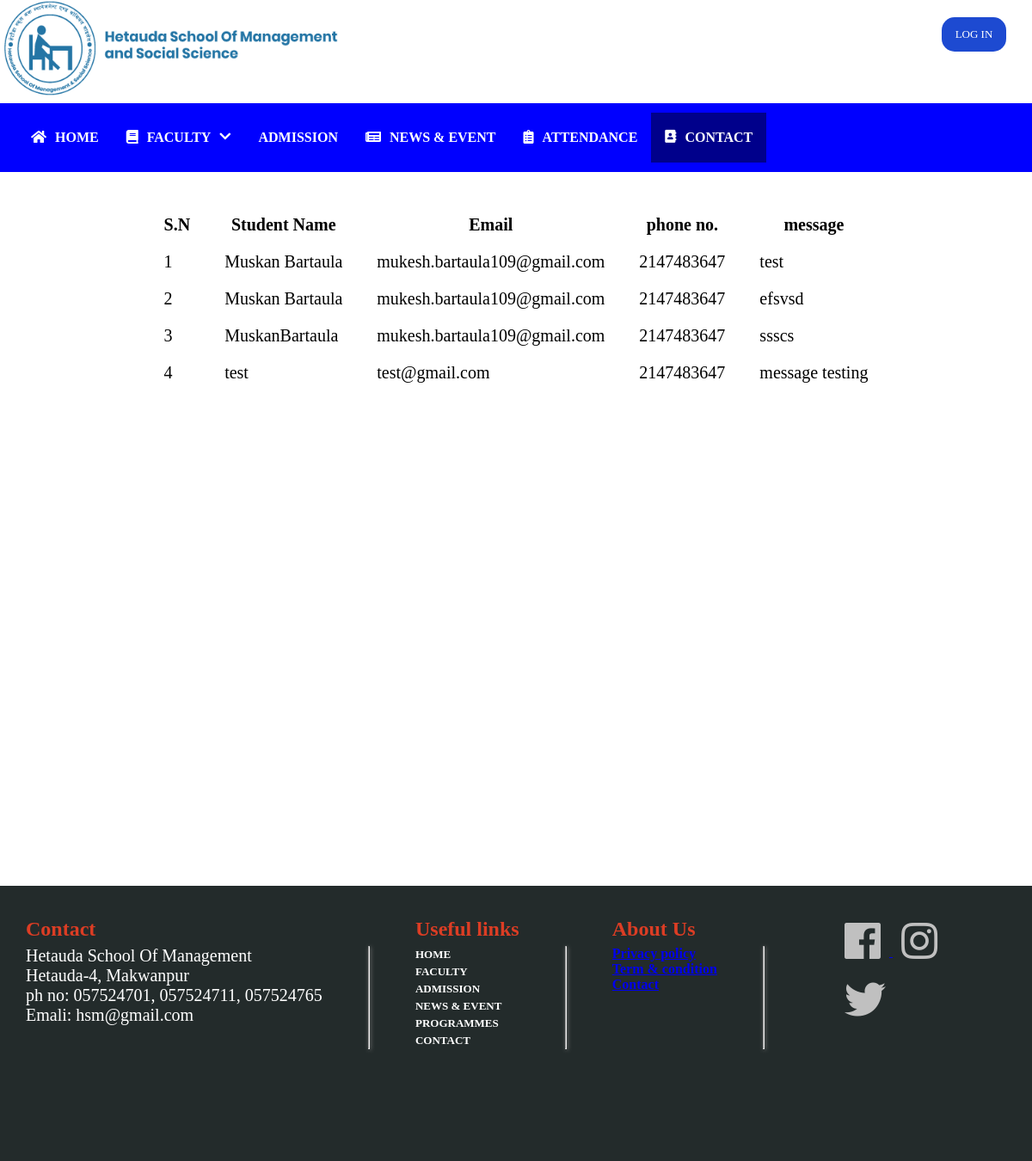
Page /user_pannel/contact_form_message.php on the committed database.
### tables this page shows
CREATE TABLE `contact` (
  `id` int(11) NOT NULL,
  `name` varchar(30) NOT NULL,
  `email` varchar(50) NOT NULL,
  `phone` int(11) NOT NULL,
  `message` text NOT NULL
);

### user_pannel/contact_form_message.php (the view, shortened to what this page needs)
<!DOCTYPE html>
<html>
<head>
    <link rel="stylesheet" type="text/css" href="./style.css">
    <link rel="stylesheet" href="https://use.fontawesome.com/releases/v5.0.7/css/all.css">
</head>
<body>
<div class="contact_container">
    <div class="headbar">
        <div class="logo">
            <a href="homepage.php"><img src="./img/logo.png"></a>
        </div>
        <?php if(isset($_SESSION['username']) == true){ ?>
            <div>
                <a href="../logout.php" class="log_out">log out</a>
            </div>
        <?php }else{ ?>
            <div class="login">
                <a href="../logIn_page.php" class="log_in">log in</a>
            </div>
        <?php } ?>
    </div>
    <div class="navbar">
        <ul>
            <li>
                <a href="homepage.php" class="nav_but">
                    <i class="fa fa-home" aria-hidden="true" class="home_icon"></i>
                    <span class="home-text"> HOME </span>
                </a>
            </li>
            <li><a href="./faculty.php" class="nav_but">
                    <span style="padding-right: 10px"><i class="fa fa-book"></i></span>
                    FACULTY
                    <span style="padding-left: 10px; font-size: 15px"><i class="fa fa-chevron-down"></i></span>
                </a>
            </li>
            <li><a href="form.php" class="nav_but">ADMISSION</a>
            </li>
            <li><a href="./news.php" class="nav_but">
                    <span style="margin-right: 10px;"> <i class="fa fa-newspaper"></i></span>
                    NEWS & EVENT
                </a>
            </li>
            <li>
                <a href="./attendenceF/attendance.php" class="nav_but">
                    <span style="margin-right: 10px;"><i class="fa fa-clipboard-list"></i> </span>ATTENDANCE
                </a>
            </li>
            <li><a href="./contact.php" class="nav_but active">
                    <span style="padding-right: 10px; font-size: 15px"><i class="fa fa-address-book"></i></span>
                    CONTACT
                </a>
            </li>
        </ul>
    </div>
    <div  class="dailyAtt_table" style="min-height: 100vh;max-height: 100%">
           <table class="atttable" style="display: flex;justify-content: center">
                <tr>
                    <th>
                        S.N
                    </th>
                    <th>
                        Student Name
                    </th>
                    <th>
                        Email
                    </th>
                    <th>
                        phone no.
                    </th>
                    <th>
                        message
                    </th>
                </tr>
                <?php
                include "db.php";
                $sql = "SELECT * FROM  contact ORDER BY name";
                $query = mysqli_query($conn, $sql);
                $i=1;
                while($result = mysqli_fetch_assoc($query)){
                    ?>
                    <tr>
                        <td>
                            <?php
                            echo $i;
                            ?>
                        </td>
                        <td>
                            <?php
                            echo $result['name'] ;
                            ?>
                        </td>
                        <td>
                            <?php
                            echo $result['email'] ;
                            ?>
                        </td>
                        <td>
                            <?php
                            echo $result['phone'] ;
                            ?>
                        </td>
                        <td>
                            <?php
                            echo $result['message'] ;
                            ?>
                        </td>
                    </tr>
                    <?php
                    $i++;
                }
                ?>
            </table>
    </div>
</div>
    <footer>
        <div id="footer">
            <div class="footer_body">
                <div class="column_1">
                    <h2>Contact</h2>
                    <ul>
                        <li>Hetauda School Of Management</li>
                        <li>Hetauda-4, Makwanpur</li>
                        <li>ph no: 057524701, 057524711, 057524765</li>
                        <li>Emali: hsm@gmail.com</li>
                    </ul>
                </div> <hr>
                <div class="column_2">
                    <h2>Useful links</h2>
                    <ul>
                        <li><a href="homepage.php"> HOME </a> </li>
                        <li><a href="#">FACULTY</a></li>
                        <li><a href="form.php">ADMISSION</a></li>
                        <li><a href="news.php">NEWS & EVENT</a></li>
                        <li><a href="#">PROGRAMMES</a></li>
                        <li><a href="contact.php" >CONTACT</a></li>
                    </ul>
                </div> <hr>
                <div class="column_3">
                    <h2>About Us</h2>
                    <ul>
                        <li> <a href="#"> Privacy policy </a></li>
                        <li><a href="#">Term & condition</a></li>
                        <li><a href="#">Contact</a></li>
                    </ul>
                </div>  <hr>
                <div class="footer_icon" style="width:20%;">
                    <a href="https://www.facebook.com/groups2HSM.forall/">
                        <i class="fab fa-facebook fa-3x" aria-hidden="true"></i>
                    </a>
                    <a href="https://www.instagram.com/hsm.edu.np/">
                        <i class="fab fa-instagram fa-3x" aria-hidden="true"></i>
                    </a>
                    <a href="#">
                        <i class="fab fa-twitter fa-3x" aria-hidden="true"></i>
                    </a>
                </div>
            </div>
        </div>
    </footer>
</body>
</html>

### user_pannel/style.css (style rules this page uses)
* { margin: 0; padding: 0; box-sizing: border-box; }
ul { list-style: none; text-decoration: none; }
* { margin: 0; padding: 0; }
.headbar { display: flex; justify-content: space-between; height: 15vh; width: 100vw; }
.logo > a > img { height: 14vh; }
.logo > a { height: 14vh; }
.log_in { padding:5px 6px; margin-left: 20px; text-align: center; text-decoration: none; margin-top: 20px; margin-right: 30px; background-color: rgb(29, 74, 209); border-radius:15px; display: flex; justify-content: center; align-items: center; font-size: 13px; width: 75px; height:5vh; }
.log_in { text-decoration: none; text-transform: uppercase; color: #fff; }
.navbar { height: 10vh; background-color: blue; display: flex; position: sticky; top: 0; z-index: 1; align-items: center; }
.navbar > ul { list-style-type: none; display: flex; flex-flow: row; padding-left: 20px; flex-wrap: wrap; }
.nav_but { display: flex; padding:20px 16px; text-decoration: none; text-align: center; color: white; }
li a { display: inline-block; font-weight: bolder; }
.navbar ul li a.active { background-color: darkblue; }
.home-text { margin-left: 10px; }
#footer { height: 40vh; width: 100%; background-color: black; display: flex; justify-content: space-between; background-color: #232B2B; position: relative; bottom: 0; left: 0; right: 0; flex-wrap: wrap; }
.footer_body { max-height: 180px; width: 100%; min-height: 10%; color: #FFFFFF; display: flex; justify-content: space-between; align-content: center; margin:30px; padding-bottom: 20px; }
.footer_body hr { margin-top: 40px; box-shadow: 1px 1px 5px gray; }
.footer_body div { flex-wrap: wrap; }
#footer div h2 { color: #DC3D24; line-height: 40px; }
#footer div ul li { color: #FFFFFF; }
.footer_icon i { color: silver; margin: 10px; }
.footer_icon { padding-left: 30px; }
.column_2 ul li a { text-decoration: none; color: white; line-height: 20px; font-size: 13px; }
.column_1 ul li { list-style-type: none; font-size: 20px; }
table { margin: 30px; font-size: 20px; border-spacing: 40px 20px; }
li a { width: 100%; display: block; font-weight: bolder; }

### rows in the picture
contact: name "Muskan Bartaula", email "mukesh.bartaula109@gmail.com", phone "2147483647", message "test"
contact: name "Muskan Bartaula", email "mukesh.bartaula109@gmail.com", phone "2147483647", message "efsvsd"
contact: name "MuskanBartaula", email "mukesh.bartaula109@gmail.com", phone "2147483647", message "ssscs"
contact: name "test", email "test@gmail.com", phone "2147483647", message "message testing"
